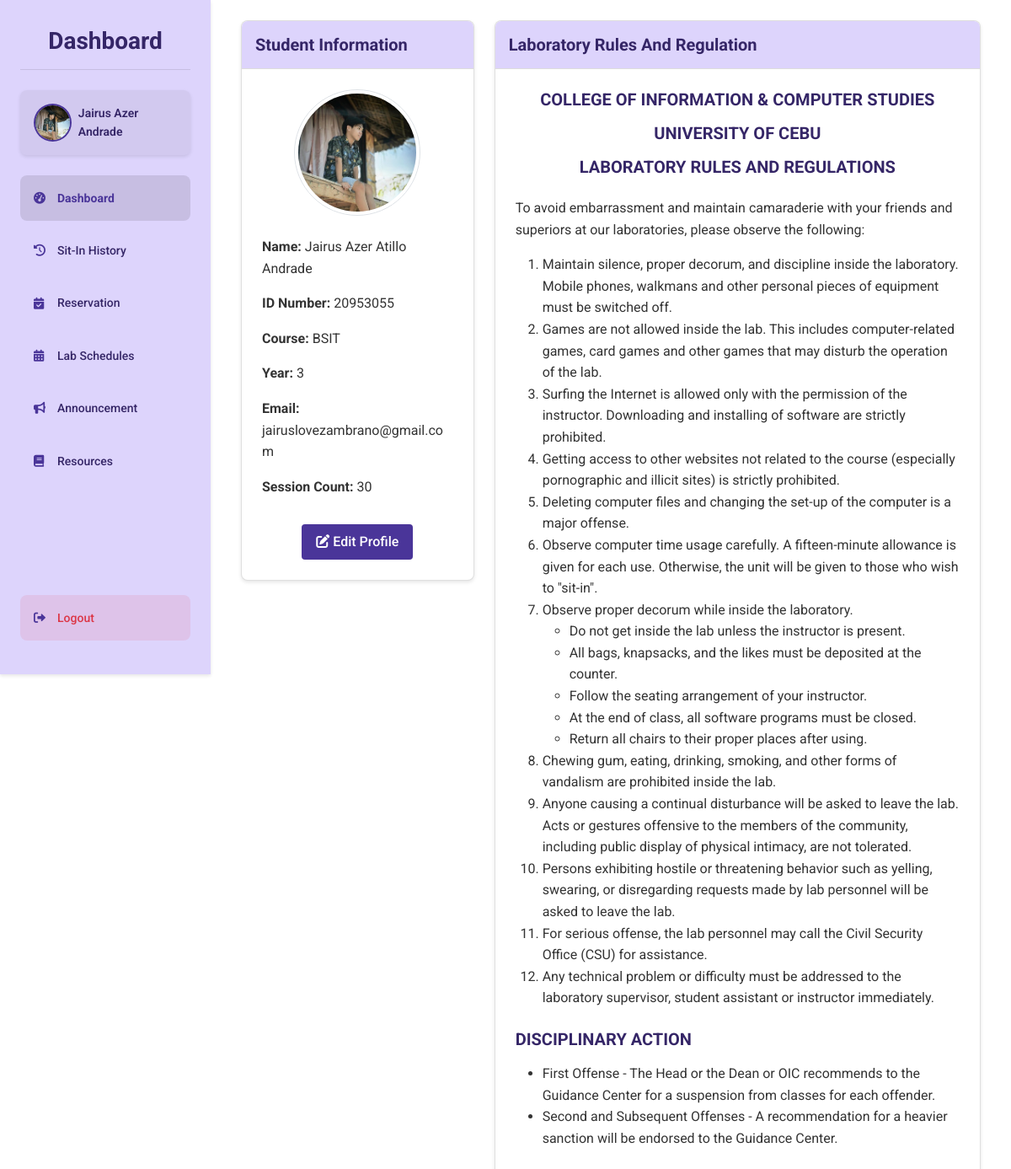
Screenshot of /student/dashboard (signed in) with the database file from the repository.
### tables this page shows
CREATE TABLE students ( 
idno TEXT PRIMARY KEY,
lastname TEXT NOT NULL,
firstname TEXT NOT NULL,
midname TEXT,
course TEXT NOT NULL,
year_level INTEGER NOT NULL,
email_address TEXT NOT NULL,
username TEXT NOT NULL CHECK (username = idno),
password TEXT NOT NULL,
profile_picture TEXT DEFAULT NULL,
session_count INTEGER DEFAULT 30
, reward_points INTEGER DEFAULT 0, reward_redeemable INTEGER DEFAULT 0, sit_in_count INTEGER DEFAULT 0);

### routes/student_routes.py (the view, shortened to what this page needs)
@student_bp.route('/dashboard')
def dashboard():
    if session.get('user_type') != 'student':
        session.clear()
        return redirect(url_for('auth.login'))
    student = get_student_by_id(session['user_id'])
    conn = get_connection()
    cursor = conn.cursor()
    cursor.execute("""
        SELECT sir.*, c.pc_number as computer_number
        FROM sit_in_records sir
        LEFT JOIN computers c ON sir.lab = c.lab_room AND sir.computer_number = c.pc_number
        WHERE sir.id_number = ? AND sir.logout_time IS NULL
        ORDER BY sir.login_time DESC
        LIMIT 1
    """, (session['user_id'],))
    sit_in = cursor.fetchone()
    cursor.execute("""
        SELECT * FROM computer_reservation_requests
        WHERE student_id = ? AND status IN ('pending', 'approved')
        ORDER BY date, time_in
    """, (session['user_id'],))
    reservations = cursor.fetchall()
    conn.close()
    active_sit_in = None
    pending_reservations = []
    for res in reservations:
        reservation = {
            'id': res['id'],
            'lab_room': res['lab_room'],
            'purpose': res['purpose'],
            'date': res['date'],
            'time_in': res['time_in'],
            'status': res['status'],
            'computer_number': res['computer_number'],
            'notes': res['notes']
        }
        pending_reservations.append(reservation)
    announcements = get_announcements()
    return render_template('dashboard.html',
                         student=student,
                         active_sit_in=active_sit_in,
                         pending_reservations=pending_reservations,
                         announcements=announcements[0:3] if announcements else [])

### app.py (called while the page is built)
@app.after_request
def add_header(response):
    if 'Cache-Control' not in response.headers:
        response.headers['Cache-Control'] = 'no-store, no-cache, must-revalidate, post-check=0, pre-check=0, max-age=0'
        response.headers['Pragma'] = 'no-cache'
        response.headers['Expires'] = '-1'
    return response

### dbhelper.py (called while the page is built)
def get_student_by_id(idno):
    conn = get_connection()
    cursor = conn.cursor()
    cursor.execute("SELECT * FROM students WHERE idno = ?", (idno,))
    student = cursor.fetchone()
    conn.close()
    return student

def get_announcements():
    conn = get_connection()
    cursor = conn.cursor()
    cursor.execute("SELECT * FROM announcements ORDER BY created_at DESC")
    announcements = cursor.fetchall()
    conn.close()
    return announcements

### templates/dashboard.html (shortened to what this page needs)
{% extends "base.html" %}
{% block content %}
<div class="dashboard-container">
    <div class="sidebar">
        <h1 class="dashboard-title">Dashboard</h1>
        <div class="profile">
            {% if student['profile_picture'] %}
                <img src="{{ url_for('static', filename=student['profile_picture']) }}" alt="Profile" class="profile-pic">
            {% else %}
                <img src="{{ url_for('static', filename='default-avatar.jpg') }}" alt="Profile" class="profile-pic">
            {% endif %}
            <span class="profile-name">{{ student['firstname'] }} {{ student['lastname'] }}</span>
        </div>
        <a href="{{ url_for('student.dashboard') }}" class="menu-btn active">
            <i class="fas fa-tachometer-alt"></i> Dashboard
        </a>
        <a href="{{ url_for('student.sit_in_history') }}" class="menu-btn">
            <i class="fas fa-history"></i> Sit-In History
        </a>
        <a href="{{ url_for('student.reserve') }}" class="menu-btn">
            <i class="fas fa-calendar-check"></i> Reservation
        </a>
        <a href="{{ url_for('student.lab_schedules') }}" class="menu-btn">
            <i class="fas fa-calendar-alt"></i> Lab Schedules
        </a>
        <a href="{{ url_for('student.announcements') }}" class="menu-btn">
            <i class="fas fa-bullhorn"></i> Announcement
        </a>
        <a href="{{ url_for('student.resources') }}" class="menu-btn">
            <i class="fas fa-book"></i> Resources
        </a>
        <a href="{{ url_for('auth.logout') }}" class="menu-btn logout-btn">
            <i class="fas fa-sign-out-alt"></i> Logout
        </a>
    </div>
    <div class="main-content">
        <div class="container-fluid">
            <div class="row">
                <div class="col-lg-4">
                    <div class="card mb-4">
                        <div class="card-header">
                            <h3 class="card-title">Student Information</h3>
                        </div>
                        <div class="card-body text-center">
                            <div class="mb-4">
                                {% if student['profile_picture'] %}
                                    <img src="{{ url_for('static', filename=student['profile_picture']) }}" alt="Profile Picture" class="img-thumbnail rounded-circle" style="width: 150px; height: 150px; object-fit: cover;">
                                {% else %}
                                    <img src="{{ url_for('static', filename='default-avatar.jpg') }}" alt="Default Profile Picture" class="img-thumbnail rounded-circle" style="width: 150px; height: 150px; object-fit: cover;">
                                {% endif %}
                            </div>
                            <div class="student-details text-start">
                                <p><strong>Name:</strong> {{ student['firstname'] }}{% if student['midname'] %} {{ student['midname'] }}{% endif %} {{ student['lastname'] }}</p>
                                <p><strong>ID Number:</strong> {{ student['idno'] }}</p>
                                <p><strong>Course:</strong> {{ student['course'] }}</p>
                                <p><strong>Year:</strong> {{ student['year_level'] }}</p>
                                <p><strong>Email:</strong> {{ student['email_address'] }}</p>
                                <p><strong>Session Count:</strong> {{ student['session_count'] if student['session_count'] else 0 }}</p>
                            </div>
                            <button class="btn btn-primary mt-3" onclick="openModal()">
                                <i class="fas fa-edit"></i> Edit Profile
                            </button>
                        </div>
                    </div>
                </div>
                <div class="col-lg-8">
                    <div class="card">
                        <div class="card-header">
                            <h3 class="card-title">Laboratory Rules And Regulation</h3>
                        </div>
                        <div class="card-body">
                            <div class="text-center mb-4">
                                <h4>COLLEGE OF INFORMATION & COMPUTER STUDIES</h4>
                                <h4>UNIVERSITY OF CEBU</h4>
                                <h4>LABORATORY RULES AND REGULATIONS</h4>
                            </div>
                            <p>To avoid embarrassment and maintain camaraderie with your friends and superiors at our laboratories, please observe the following:</p>
                            <ol class="mb-4">
                                <li>Maintain silence, proper decorum, and discipline inside the laboratory. Mobile phones, walkmans and other personal pieces of equipment must be switched off.</li>
                                <li>Games are not allowed inside the lab. This includes computer-related games, card games and other games that may disturb the operation of the lab.</li>
                                <li>Surfing the Internet is allowed only with the permission of the instructor. Downloading and installing of software are strictly prohibited.</li>
                                <li>Getting access to other websites not related to the course (especially pornographic and illicit sites) is strictly prohibited.</li>
                                <li>Deleting computer files and changing the set-up of the computer is a major offense.</li>
                                <li>Observe computer time usage carefully. A fifteen-minute allowance is given for each use. Otherwise, the unit will be given to those who wish to "sit-in".</li>
                                <li>Observe proper decorum while inside the laboratory.
                                    <ul>
                                        <li>Do not get inside the lab unless the instructor is present.</li>
                                        <li>All bags, knapsacks, and the likes must be deposited at the counter.</li>
                                        <li>Follow the seating arrangement of your instructor.</li>
                                        <li>At the end of class, all software programs must be closed.</li>
                                        <li>Return all chairs to their proper places after using.</li>
                                    </ul>
                                </li>
                                <li>Chewing gum, eating, drinking, smoking, and other forms of vandalism are prohibited inside the lab.</li>
                                <li>Anyone causing a continual disturbance will be asked to leave the lab. Acts or gestures offensive to the members of the community, including public display of physical intimacy, are not tolerated.</li>
                                <li>Persons exhibiting hostile or threatening behavior such as yelling, swearing, or disregarding requests made by lab personnel will be asked to leave the lab.</li>
                                <li>For serious offense, the lab personnel may call the Civil Security Office (CSU) for assistance.</li>
                                <li>Any technical problem or difficulty must be addressed to the laboratory supervisor, student assistant or instructor immediately.</li>
                            </ol>
                            <div class="disciplinary-action">
                                <h4>DISCIPLINARY ACTION</h4>
                                <ul>
                                    <li>First Offense - The Head or the Dean or OIC recommends to the Guidance Center for a suspension from classes for each offender.</li>
                                    <li>Second and Subsequent Offenses - A recommendation for a heavier sanction will be endorsed to the Guidance Center.</li>
                                </ul>
                            </div>
                        </div>
                    </div>
                </div>
            </div>
        </div>
    </div>
</div>
{% endblock %}

### static/css/styles.css (style rules this page uses)
:root { --primary: #4a3599; --primary-light: #ddd4fc; --primary-dark: #352667; --secondary: #6c63ff; --accent: #7f6df2; --text-dark: #333333; --text-medium: #555555; --text-light: #777777; --white: #ffffff; --light-gray: #f5f5f5; --mid-gray: #e0e0e0; --border-color: #dddddd; --success: #28a745; --danger: #dc3545; --warning: #ffc107; --info: #17a2b8; --font-family: 'Roboto', Arial, sans-serif; --h1-size: 2rem; --h2-size: 1.75rem; --h3-size: 1.5rem; --h4-size: 1.25rem; --body-size: 1rem; --small-size: 0.875rem; --space-xs: 0.25rem; --space-sm: 0.5rem; --space-md: 1rem; --space-lg: 1.5rem; --space-xl: 2rem; --radius-sm: 4px; --radius-md: 8px; --radius-lg: 15px; --shadow-sm: 0 2px 4px rgba(0, 0, 0, 0.1); --shadow-md: 0 4px 8px rgba(0, 0, 0, 0.1); --shadow-lg: 0 8px 16px rgba(0, 0, 0, 0.1); }
* { margin: 0; padding: 0; box-sizing: border-box; }
body { font-family: var(--font-family); color: var(--text-dark); background-color: var(--light-gray); line-height: 1.6; font-size: var(--body-size); }
a { color: var(--primary); text-decoration: none; transition: color 0.3s ease; }
h1, h2, h3, h4, h5, h6 { font-weight: 700; line-height: 1.2; margin-bottom: var(--space-md); color: var(--primary-dark); }
h1 { font-size: var(--h1-size); }
h3 { font-size: var(--h3-size); }
h4 { font-size: var(--h4-size); }
.dashboard-container { width: 100%; min-height: 100vh; display: flex; background-color: var(--white); overflow: hidden; padding-left: 250px; position: relative; }
.main-content { flex: 1; padding: var(--space-lg); overflow-y: auto; width: calc(100% - 250px); }
.sidebar { width: 250px; background-color: #DDD4FC; padding: var(--space-xl) var(--space-lg); display: flex; flex-direction: column; height: 100vh; position: fixed; left: 0; top: 0; z-index: 1000; box-shadow: var(--shadow-sm); transition: transform 0.3s ease; }
.dashboard-title { color: var(--primary-dark); font-size: var(--h2-size); font-weight: bold; padding-bottom: var(--space-md); margin-bottom: var(--space-lg); border-bottom: 1px solid rgba(0, 0, 0, 0.1); text-align: center; }
.profile { display: flex; align-items: center; gap: var(--space-sm); background-color: rgba(0, 0, 0, 0.05); padding: var(--space-md); border-radius: var(--radius-md); box-shadow: var(--shadow-sm); margin-bottom: var(--space-lg); }
.profile-pic { width: 45px; height: 45px; border-radius: 50%; object-fit: cover; border: 2px solid var(--primary); }
.profile-name { font-size: var(--small-size); font-weight: 600; color: var(--primary-dark); }
.menu-btn { background-color: transparent; border: none; padding: var(--space-md); border-radius: var(--radius-md); font-size: var(--small-size); font-weight: 500; text-align: left; cursor: pointer; transition: all 0.2s ease; color: var(--primary-dark); text-decoration: none; display: flex; align-items: center; gap: var(--space-sm); margin-bottom: var(--space-sm); }
.menu-btn.active { background-color: rgba(0, 0, 0, 0.1); font-weight: bold; color: var(--primary); }
.menu-btn i { width: 20px; color: var(--primary); }
.logout-btn { margin-top: auto; background-color: rgba(220, 53, 69, 0.1); color: var(--danger); }
.btn { display: inline-block; font-weight: 500; text-align: center; white-space: nowrap; vertical-align: middle; user-select: none; border: 1px solid transparent; padding: var(--space-sm) var(--space-md); font-size: var(--body-size); line-height: 1.5; border-radius: var(--radius-sm); transition: all 0.3s ease; cursor: pointer; }
.btn-primary { background-color: var(--primary); color: var(--white); }
.card { background-color: var(--white); border-radius: var(--radius-md); box-shadow: var(--shadow-sm); overflow: hidden; margin-bottom: var(--space-lg); }
.card-header { padding: var(--space-md); background-color: var(--primary-light); border-bottom: 1px solid var(--border-color); }
.card-title { margin: 0; color: var(--primary-dark); font-size: var(--h4-size); }
.card-body { padding: var(--space-lg); }

### rows the page displays
students: profile_picture (picture), firstname "Jairus Azer", lastname "Andrade", midname "Atillo", idno "20953055", course "BSIT", year_level "3", email_address "jairuslovezambrano@gmail.com", session_count "30"
